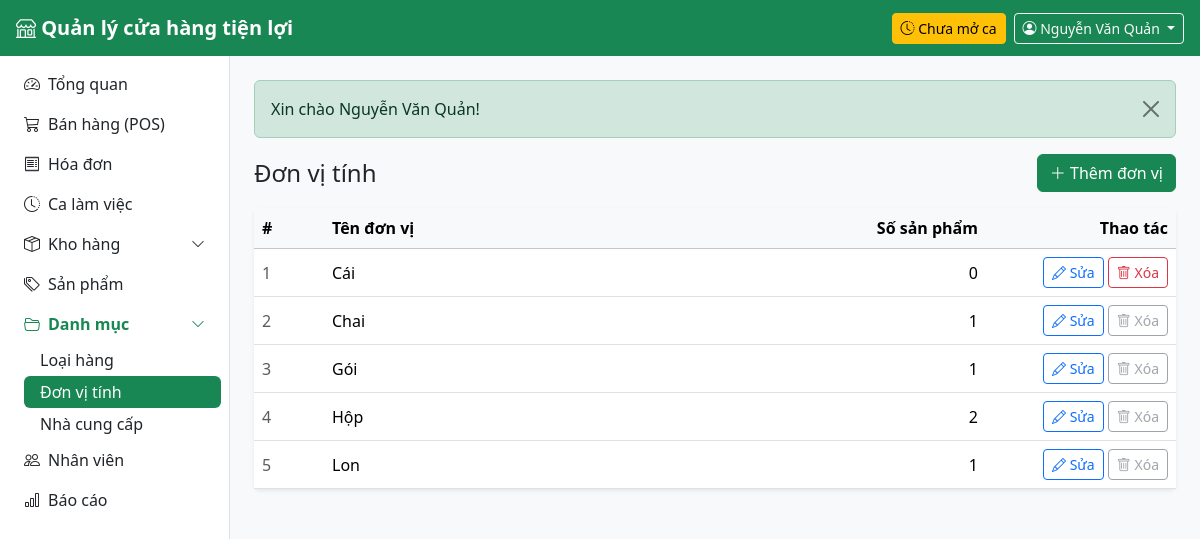
The page /public/units (signed in) on the database its author committed.
### tables this page shows
CREATE TABLE users (
    id            INT UNSIGNED AUTO_INCREMENT PRIMARY KEY,
    store_id      INT UNSIGNED NOT NULL,
    role_id       TINYINT UNSIGNED NOT NULL,
    username      VARCHAR(50) NOT NULL UNIQUE,
    password_hash VARCHAR(255) NOT NULL,
    full_name     VARCHAR(100) NOT NULL,
    phone         VARCHAR(20),
    email         VARCHAR(100),
    is_active     TINYINT(1) NOT NULL DEFAULT 1,
    last_login_at DATETIME NULL,
    created_at    DATETIME NOT NULL DEFAULT CURRENT_TIMESTAMP,
    CONSTRAINT fk_users_store FOREIGN KEY (store_id) REFERENCES stores(id),
    CONSTRAINT fk_users_role  FOREIGN KEY (role_id)  REFERENCES roles(id)
);

CREATE TABLE units (
    id          INT UNSIGNED AUTO_INCREMENT PRIMARY KEY,
    name        VARCHAR(50) NOT NULL UNIQUE         
);

### app/Core/Controller.php (called while the page is built, shortened)
<?php
abstract class Controller
{
    protected function view(string $view, array $data = [], ?string $layout = 'layouts/main'): void
    {
        View::render($view, $data, $layout);
    }
}

### app/Controllers/UnitController.php (called while the page is built, shortened)
<?php
class UnitController extends Controller
{
    private Unit $units;
    public function __construct()
    {
        $this->units = new Unit();
    }
    public function index(): void
    {
        $this->view('units/index', ['title' => 'Đơn vị tính', 'units' => $this->units->withProductCount()]);
    }
}

### public/index.php (called while the page is built, shortened)
<?php
spl_autoload_register(function (string $class): void {
    if (str_starts_with($class, 'App\\')) {
        $file = BASE_DIR . '/app/' . str_replace('\\', '/', substr($class, 4)) . '.php';
    }
});
require BASE_DIR . '/app/helpers.php';
$config = require BASE_DIR . '/config/config.php';
$router = new Router();
try {
    $router->dispatch($_SERVER['REQUEST_METHOD'], $_SERVER['REQUEST_URI']);
} catch (PDOException $e) {
    http_response_code(500);
    echo $config['app']['debug']
        ? '<h3>Lỗi CSDL</h3><pre>' . e($e->getMessage()) . '</pre><p>Kiểm tra config/config.php và đã import database/schema.sql + seed.sql chưa.</p>'
        : 'Hệ thống đang gặp sự cố, vui lòng thử lại sau.';
}

### app/Core/App.php (called while the page is built, shortened)
<?php
class App
{
    private static array $config = [];
    private static string $basePath = '';
    public static function boot(array $config): void
    {
        self::$config = $config;
        self::$basePath = rtrim(str_replace('\\', '/', dirname($_SERVER['SCRIPT_NAME'])), '/');
    }
    public static function config(string $key): mixed
    {
        $value = self::$config;
        foreach (explode('.', $key) as $part) {
            $value = $value[$part] ?? null;
        }
        return $value;
    }
    public static function basePath(): string
    {
        return self::$basePath;
    }
}

### app/helpers.php (called while the page is built, shortened)
<?php
function e(mixed $value): string
{
    return htmlspecialchars((string) $value, ENT_QUOTES, 'UTF-8');
}
function url(string $path = '/'): string
{
    return App::basePath() . '/' . ltrim($path, '/');
}
function asset(string $path): string
{
    return url('assets/' . ltrim($path, '/'));
}
function partial(string $name, array $data = []): void
{
    View::partial($name, $data);
}
function active(string $prefix): string
{
    $path = '/' . trim(substr(parse_url($_SERVER['REQUEST_URI'], PHP_URL_PATH), strlen(App::basePath())), '/');
    $match = $prefix === '/' ? $path === '/' : str_starts_with($path, $prefix);
    return $match ? 'active' : '';
}

### app/Models/Unit.php (called while the page is built, shortened)
<?php
class Unit extends Model
{
    public function withProductCount(): array
    {
        return $this->db->query(
            'SELECT u.id, u.name, COUNT(p.id) AS product_count
               FROM units u LEFT JOIN products p ON p.unit_id = u.id
              GROUP BY u.id, u.name
              ORDER BY u.name'
        )->fetchAll();
    }
}

### app/Core/Auth.php (called while the page is built, shortened)
<?php
class Auth
{
    private static ?array $current = null;
    private static bool $loaded = false;
    private static bool $revoked = false;
    public static function user(): ?array
    {
        if (self::$loaded) {
            return self::$current;
        }
        self::$loaded = true;
        $session = Session::get('user');
        $fresh = (new User())->findActiveForSession((int) $session['id']);
        return self::$current = $fresh;
    }
    public static function check(): bool
    {
        return self::user() !== null;
    }
    public static function hasRole(string ...$roles): bool
    {
        return in_array(self::user()['role'] ?? null, $roles, true);
    }
    public static function requireLogin(): void
    {
        if (!self::check()) {
            if (!self::$revoked) {
                Session::flash('warning', 'Vui lòng đăng nhập để tiếp tục.');
            }
            redirect('/login');
        }
    }
}

### app/Core/Model.php (called while the page is built, shortened)
<?php
abstract class Model
{
    public function __construct()
    {
        $this->db = Database::connection();
    }
}

### app/Core/Database.php (called while the page is built, shortened)
<?php
class Database
{
    private static ?PDO $pdo = null;
    public static function connection(): PDO
    {
        if (self::$pdo === null) {
            $c = App::config('db');
            $dsn = "mysql:host={$c['host']};port={$c['port']};dbname={$c['database']};charset={$c['charset']}";
            self::$pdo = new PDO($dsn, $c['username'], $c['password'], [
                PDO::ATTR_ERRMODE            => PDO::ERRMODE_EXCEPTION,
                PDO::ATTR_DEFAULT_FETCH_MODE => PDO::FETCH_ASSOC,
                PDO::ATTR_EMULATE_PREPARES   => false,
            ]);
        }
        return self::$pdo;
    }
}

### app/Models/User.php (called while the page is built, shortened)
<?php
class User extends Model
{
    public function findActiveForSession(int $id): ?array
    {
        $stmt = $this->db->prepare(
            'SELECT u.id, u.username, u.full_name, u.store_id, r.code AS role, r.name AS role_name
               FROM users u JOIN roles r ON r.id = u.role_id
              WHERE u.id = ? AND u.is_active = 1'
        );
        $stmt->execute([$id]);
        $row = $stmt->fetch();
        $row['id'] = (int) $row['id'];
        $row['store_id'] = (int) $row['store_id'];
        return $row;
    }
}

### app/Core/Session.php (called while the page is built, shortened)
<?php
class Session
{
    public static function get(string $key, mixed $default = null): mixed
    {
        return $_SESSION[$key] ?? $default;
    }
    public static function pullFlash(): array
    {
        $messages = $_SESSION['_flash'] ?? [];
        return $messages;
    }
}

### app/Models/Shift.php (called while the page is built, shortened)
<?php
class Shift extends Model
{
    public function findOpenByUser(int $userId): ?array
    {
        $stmt = $this->db->prepare(
            "SELECT *, TIMESTAMPDIFF(MINUTE, opened_at, NOW()) AS minutes_open
               FROM shifts WHERE user_id = ? AND status = 'open' ORDER BY id DESC LIMIT 1"
        );
        $stmt->execute([$userId]);
        return $stmt->fetch() ?: null;
    }
}

### app/Views/units/index.php (the view, shortened to what this page needs)
<div class="d-flex flex-wrap justify-content-between align-items-center gap-2 mb-3">
    <h1 class="h4 mb-0">Đơn vị tính</h1>
    <a href="<?= url('/units/create') ?>" class="btn btn-success">
        <i class="bi bi-plus-lg"></i> Thêm đơn vị
    </a>
</div>
<div class="card border-0 shadow-sm">
    <div class="table-responsive">
        <table class="table table-hover align-middle mb-0">
            <thead class="table-light">
                <tr>
                    <th style="width: 70px">#</th>
                    <th>Tên đơn vị</th>
                    <th class="text-end">Số sản phẩm</th>
                    <th class="text-end" style="width: 190px">Thao tác</th>
                </tr>
            </thead>
            <tbody>
            <?php foreach ($units as $i => $unit): ?>
                <tr>
                    <td class="text-muted"><?= $i + 1 ?></td>
                    <td class="fw-medium"><?= e($unit['name']) ?></td>
                    <td class="text-end"><?= e($unit['product_count']) ?></td>
                    <td class="text-end text-nowrap">
                        <a href="<?= url("/units/{$unit['id']}/edit") ?>" class="btn btn-sm btn-outline-primary">
                            <i class="bi bi-pencil"></i> Sửa
                        </a>
                        <?php if ((int) $unit['product_count'] > 0): ?>
                            <button class="btn btn-sm btn-outline-secondary" disabled
                                    title="Đang được dùng bởi sản phẩm nên không thể xóa">
                                <i class="bi bi-trash"></i> Xóa
                            </button>
                        <?php else: ?>
                            <?php partial('delete_button', [
                                'action'  => url("/units/{$unit['id']}/delete"),
                                'message' => 'Xóa đơn vị "' . $unit['name'] . '"?',
                            ]) ?>
                        <?php endif; ?>
                    </td>
                </tr>
            <?php endforeach; ?>
            </tbody>
        </table>
    </div>
</div>

### app/Views/partials/delete_button.php (shortened to what this page needs)
<form method="post" action="<?= e($action) ?>" class="d-inline"
      onsubmit="return confirm(<?= e(json_encode($message ?? 'Bạn chắc chắn muốn xóa?', JSON_UNESCAPED_UNICODE)) ?>)">
    <button class="btn btn-sm <?= e($class ?? 'btn-outline-danger') ?>">
        <i class="bi bi-<?= e($icon ?? 'trash') ?>"></i> <?= e($label ?? 'Xóa') ?>
    </button>
</form>

### app/Core/Router.php (shortened to what this page needs)
<?php
class Router
{
    private array $routes = [];
    private function add(string $method, string $path, array $action, ?array $roles): void
    {
        $this->routes[] = compact('method', 'pattern', 'action', 'roles');
    }
    public function dispatch(string $method, string $uri): void
    {
        $path = parse_url($uri, PHP_URL_PATH) ?? '/';
        $base = App::basePath();
        if ($base !== '' && str_starts_with($path, $base)) {
            $path = substr($path, strlen($base));
        }
        $path = '/' . trim(preg_replace('#^/index\.php#', '', $path), '/');
        foreach ($this->routes as $route) {
            if ($route['method'] !== $method || !preg_match($route['pattern'], $path, $m)) {
                continue;
            }
            if ($route['roles'] !== null) {
                Auth::requireLogin();
            }
            [$class, $fn] = $route['action'];
            $params = array_filter($m, 'is_string', ARRAY_FILTER_USE_KEY);
            (new $class())->$fn(...$params);
            return;
        }
    }
}

### app/Views/layouts/main.php (shortened to what this page needs)
<?php
$user = Auth::user();
$menu = [
    ['/',          'speedometer2', 'Tổng quan',     ['admin', 'cashier', 'warehouse']],
    ['/pos',       'cart3',        'Bán hàng (POS)', ['admin', 'cashier']],
    ['/orders',    'receipt',      'Hóa đơn',        ['admin', 'cashier']],
    ['/shifts',    'clock-history', 'Ca làm việc',   ['admin', 'cashier']],
    ['#warehouse', 'box-seam',     'Kho hàng',       ['admin', 'warehouse'], [
        ['/inventory', 'Tồn kho'],
        ['/receipts',  'Phiếu nhập'],
    ]],
    ['/products',  'tags',         'Sản phẩm',       ['admin']],
    ['#catalog',   'folder2-open', 'Danh mục',       ['admin'], [
        ['/categories', 'Loại hàng'],
        ['/units',      'Đơn vị tính'],
        ['/suppliers',  'Nhà cung cấp'],
    ]],
    ['/users',     'people',       'Nhân viên',      ['admin']],
    ['/reports',   'bar-chart',    'Báo cáo',        ['admin']],
];
?>
<!doctype html>
<html lang="vi">
<head>
    <link rel="stylesheet" href="https://cdn.jsdelivr.net/npm/bootstrap@5.3.3/dist/css/bootstrap.min.css">
    <link rel="stylesheet" href="https://cdn.jsdelivr.net/npm/bootstrap-icons@1.11.3/font/bootstrap-icons.min.css">
    <link rel="stylesheet" href="<?= asset('css/app.css') ?>">
</head>
<body class="bg-body-tertiary">
<nav class="navbar navbar-dark bg-success sticky-top px-3">
    <a class="navbar-brand fw-semibold me-auto" href="<?= url('/') ?>">
        <i class="bi bi-shop"></i> <?= e(App::config('app.name')) ?>
    </a>
    <?php if (Auth::hasRole('admin', 'cashier')): ?>
        <?php $myShift = (new Shift())->findOpenByUser((int) $user['id']); ?>
        <a href="<?= url('/shifts') ?>" class="btn btn-sm me-2 <?= $myShift ? 'btn-light text-success' : 'btn-warning' ?>">
            <i class="bi bi-clock-history"></i>
            <?= $myShift ? 'Ca mở từ ' . e(date('H:i', strtotime($myShift['opened_at']))) : 'Chưa mở ca' ?>
        </a>
    <?php endif; ?>
    <div class="dropdown">
        <button class="btn btn-outline-light btn-sm dropdown-toggle" data-bs-toggle="dropdown">
            <i class="bi bi-person-circle"></i>
            <span class="d-none d-sm-inline"><?= e($user['full_name']) ?></span>
        </button>
    </div>
</nav>
<div class="d-flex">
    <aside class="offcanvas-lg offcanvas-start sidebar bg-white border-end" id="sidebar" tabindex="-1">
        <nav class="nav nav-pills flex-column p-2">
            <?php foreach ($menu as $i => $item): ?>
                <?php
                [$href, $icon, $label, $roles] = $item;
                $children = $item[4] ?? [];
                ?>
                <?php if ($children): ?>
                    <?php $open = array_filter($children, fn($c) => active($c[0]) !== ''); ?>
                    <a class="nav-link d-flex justify-content-between align-items-center <?= $open ? 'fw-semibold text-success' : '' ?>"
                       data-bs-toggle="collapse" href="#menu-group-<?= $i ?>" role="button"
                       aria-expanded="<?= $open ? 'true' : 'false' ?>" aria-controls="menu-group-<?= $i ?>">
                        <span><i class="bi bi-<?= $icon ?> me-2"></i><?= e($label) ?></span>
                        <i class="bi bi-chevron-down small"></i>
                    </a>
                    <div class="collapse <?= $open ? 'show' : '' ?>" id="menu-group-<?= $i ?>">
                        <div class="nav flex-column ms-3">
                            <?php foreach ($children as [$childHref, $childLabel]): ?>
                                <a class="nav-link py-1 <?= active($childHref) ?>" href="<?= url($childHref) ?>">
                                    <?= e($childLabel) ?>
                                </a>
                            <?php endforeach; ?>
                        </div>
                    </div>
                <?php else: ?>
                    <a class="nav-link <?= active($href) ?>" href="<?= url($href) ?>">
                        <i class="bi bi-<?= $icon ?> me-2"></i><?= e($label) ?>
                    </a>
                <?php endif; ?>
            <?php endforeach; ?>
        </nav>
    </aside>
    <main class="flex-grow-1 p-3 p-md-4 min-vw-0">
        <?php foreach (Session::pullFlash() as $f): ?>
            <div class="alert alert-<?= e($f['type']) ?> alert-dismissible fade show">
                <?= e($f['message']) ?>
                <button type="button" class="btn-close" data-bs-dismiss="alert"></button>
            </div>
        <?php endforeach; ?>
        <?= $content ?>
    </main>
</div>
</body>
</html>

### public/assets/css/app.css (style rules this page uses)
.sidebar { width: 230px; }
@media (min-width: 992px) { .sidebar { min-height: calc(100vh - 56px); position: sticky; top: 56px; align-self: flex-start; } }
.sidebar .nav-link { color: var(--bs-body-color); }
.sidebar .nav-link.active { background-color: var(--bs-success); color: #fff; }
.min-vw-0 { min-width: 0; }

### rows shown on the page
users: full_name "Nguyễn Văn Quản"
units: name "Cái", product_count "0"
units: name "Chai", product_count "1", shows "Xóa"
units: name "Gói", product_count "1", shows "Xóa"
units: name "Hộp", product_count "2", shows "Xóa"
units: name "Lon", product_count "1", shows "Xóa"

### other values the page prints
$label "Tổng quan"
$label "Bán hàng (POS)"
$label "Hóa đơn"
$label "Ca làm việc"
$label "Kho hàng"
$label "Sản phẩm"
$label "Danh mục"
$childLabel "Loại hàng"
$childLabel "Đơn vị tính"
$childLabel "Nhà cung cấp"
$label "Nhân viên"
$label "Báo cáo"
$f['message'] "Xin chào Nguyễn Văn Quản!"
